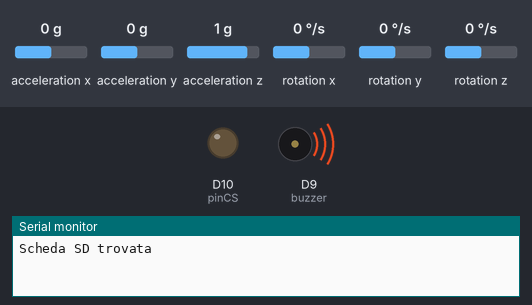
Recording of a sketch running on a simulated Arduino MKR. Shown: output pins drawn as LEDs (lit = HIGH), buzzer (waves = sounding), the last lines printed to the serial monitor. Inputs (shaded band) come from the test bench; at power-on: acceleration z 1 g, acceleration x 0 g, acceleration y 0 g, rotation x 0 °/s, rotation y 0 °/s, rotation z 0 °/s. WiFi joins after 1.5 s; servers stay silent unless stated; the local clock reads 2024-03-15 10:24:30 at power-on unless the sketch sets it; storage starts empty.

Above: at 7.6 s.
At 9.7 s:
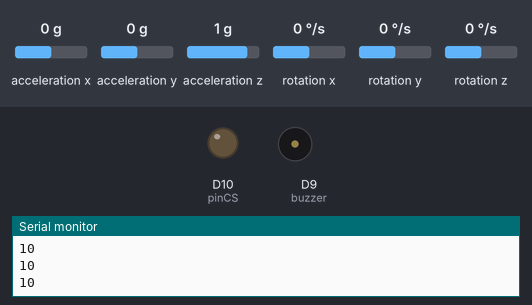
9.8 s: acceleration z set to 0 g
Timing chart, 0 to 12.8 s (numbered marks = the images above; inputs shaded):
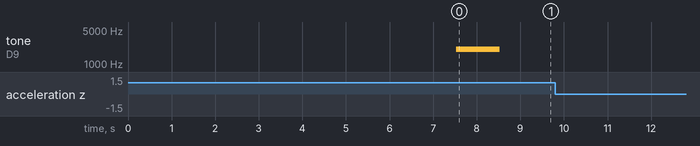

The sketch:

fallLogger.ino
```cpp
/*
Descrizione:
Codice per effettuare un log dei dati inerenti al rilevamento delle cadute
Il log avviene attraverso l'utilizzo di un modulo SD card e di una connessione ad Internet
per inizializzare l'RTC (real time clock) utile al salvataggio del tempo della lettura.
Autore: Caciolo Valerio
Data: 23/12/2021

Si ricorda di configurare il file arduino_secrets.h

MH-SD Module:
-3.3V = 3.3V
-10 = CS
-11 = MOSI
-12 = MISO
-13 = SCK

Si ringraziano gli autori dello studio "Optimization of an Accelerometer and Gyroscope-Based Fall Detection Algorithm"
https://www.hindawi.com/journals/js/2015/452078/
*/

//librerie incluse
#include <Arduino_LSM6DS3.h>

#include <RTCZero.h>

#include <SPI.h>
#include <WiFiNINA.h>
#include "arduino_secrets.h"

#include <SD.h>
#include <SPI.h>

//dichiarazioni e variabili globali per IMU
const int buzzer = 9;
float ax = 0, ay = 0, az = 0, gx = 0, gy = 0, gz = 0;

boolean fall = false; //true se si è rilevata una caduta
boolean trigger1=false; //trigger per la soglia critica inferiore dell'accelerazione totale
boolean trigger2=false; //trigger per la soglia critica superiore dell'accelerazione totale
boolean trigger3=false; //trigger per la soglia critica superiore della velocità angolare
/*
i seguenti contatori servono ad impostare un tempo a partire dal quale ogni trigger attende all'incirca
500ms che si verifichi il trigger successivo
*/
byte trigger1count = 0; //conta i cicli in cui trigger1 = true
byte trigger2count = 0; //conta i cicli in cui trigger2 = true
byte trigger3count = 0; //conta i cicli in cui trigger3 = true

int omega = 0;
float acc = 0;

//Dichiarazioni per il Real Time Clock
RTCZero rtc;

//Dichiarazioni per il lettore di schede SD
File dataFile;
int pinCS = 10;

//Dichiarazioni dei dati sensibili nel secret tab arduino_secrets.h
char ssid[] = SECRET_SSID;
char pass[] = SECRET_PASS;
int status = WL_IDLE_STATUS;

void setup(){
    Serial.begin(9600);
    //while (!Serial);
    pinMode(buzzer, OUTPUT);
    rtc.begin(); // Inizializzo l'RTC (vedere dopo)

    //Inizializzazione e controllo dell'hardware del LSM6DS3
    if (!IMU.begin())
    {
        Serial.println("Failed to initialize IMU!");
        while (1);
    }

    Serial.print("Gyroscope sample rate = ");
    Serial.print(IMU.gyroscopeSampleRate());
    Serial.println(" Hz");
    Serial.println();
    Serial.println("Gyroscope in degrees/second");

    Serial.print("Accelerometer sample rate = ");
    Serial.print(IMU.accelerationSampleRate());
    Serial.println(" Hz");
    Serial.println();
    Serial.println("Acceleration in G's");
    Serial.println("X\tY\tZ");
        // Controllo di integrità del modulo wifi dell'Arduino nano 33 ioT
    if (WiFi.status() == WL_NO_MODULE)
    {
        Serial.println("Problema hardware con il modulo wifi!");
        while (true); //in caso di problemi, loop infinito
    }
    // Controllo di integrità del firmware del modulo wifi dell'Arduino nano 33 ioT
    String versioneWifi = WiFi.firmwareVersion();
    if (versioneWifi < WIFI_FIRMWARE_LATEST_VERSION)
    {
        Serial.println("Firmware del modulo non aggiornato");
    }

    // Connessione ad internet
    while (status != WL_CONNECTED)
     {
        Serial.print("Tentativo di connessione al wifi: ");
        Serial.println(ssid);
        //Connessione riuscita:
        status = WiFi.begin(ssid, pass);
        //5 secondi di attesa per stabilità secondo guida della libreria wifiNina:
        delay(5000);
    }
    Serial.print("Connessione riuscita e stabile, adesso stamperò qualche info sulla connessione: ");
    //aspetto un secondo prima di iniziare il calcolo dell'ora e il setup dell'RTC
    delay(1000);

    unsigned long secFrom1970 = WiFi.getTime();
    Serial.print("secondi passati dal 1 Gennaio 1970: ");
    Serial.println(secFrom1970);
    //Ora imposto l'ora appena calcolata per l'RTC
    rtc.setHours(((secFrom1970  % 86400L) / 3600)+1);
    //Ora imposto i minuti appena calcolati per l'RTC
    rtc.setMinutes((secFrom1970  % 3600) / 60);
    //Ora imposto i secondi appena calcolati per l'RTC
    rtc.setSeconds(secFrom1970 % 60);

    //------------------------------Scheda SD---------------------------------
    pinMode(pinCS, OUTPUT);

    while (!SD.begin(pinCS))
    {
        Serial.println("Scheda SD non trovata. Problema hardware? ci riprovo.");
    }
    Serial.println("Scheda SD trovata");
    //myFile = SD.open("test.txt", FILE_WRITE); //creo il file test.txt

    //------------------------------Scheda SD---------------------------------
    tone(buzzer, 2000);
    delay(1000);
    noTone(buzzer);
}

void loop(){
    if(IMU.accelerationAvailable() && IMU.gyroscopeAvailable())
    {
        leggiLSM6DS3();
    }
    acc = pow(pow(ax,2)+pow(ay,2)+pow(az,2),0.5);
    int accMod = acc * 10; //visto che i valori di equilibrio sono da 0 a 1
    Serial.println(accMod);

    if (trigger3==true)
    {
        omega = pow(pow(gx,2)+pow(gy,2)+pow(gz,2),0.5);
        trigger3count++;
        //Serial.println(trigger3count);
        if (trigger3count>=10)
        {
            omega = pow(pow(gx,2)+pow(gy,2)+pow(gz,2),0.5);
            Serial.println(omega);
            if ((omega>=0) && (omega<=10))
            { //ritorno a situazione di equilibrio quindi impatto
                fall=true; trigger3=false; trigger3count=0;
                Serial.println(omega);
            }
            else
            { //probabilmente era un movimento
                trigger3=false; trigger3count=0;
                Serial.println("TRIGGER 3 DEACTIVATED");
            }
        }
    }
    if (fall==true)
    { //se è stata rilevata una caduta faccio suonare il buzzer
        Serial.println("FALL DETECTED");
        tone(buzzer, 1000);
        dataFile = SD.open("datalog.txt", FILE_WRITE);
        if (dataFile)
        {
            String logRowFall = "\nFALL DETECTED\n";
            dataFile.println(logRowFall);
            dataFile.close();
        }
        else
        {
            Serial.println("errore di lettura del file datalog.txt");
        }
        delay(5000);
        noTone(buzzer);
        fall=false;
        // exit(1);
    }
    if (trigger2count>=6)
    { //nei prossimi 0.5 secondi si cercherà il superamento della soglia critica superiore di omega
        trigger2=false; trigger2count=0;
        Serial.println("TRIGGER 2 DECACTIVATED");
    }
    if (trigger1count>=6)
    { //nei prossimi 0.5 secondi si cercherà il superamento della soglia critica superiore di accMod
        trigger1=false; trigger1count=0;
        Serial.println("TRIGGER 1 DECACTIVATED");
    }
    if (trigger2==true)
    {
        trigger2count++;
        omega = pow(pow(gx,2)+pow(gy,2)+pow(gz,2),0.5); Serial.println(omega);
        if (omega>=40 && omega<=400)
        { //SOGLIA CRITICA SUPERIORE OMEGA
            trigger3=true; trigger2=false; trigger2count=0;
            Serial.println(omega);
            dataFile = SD.open("datalog.txt", FILE_WRITE);
            if (dataFile)
            {
                String logRowFallTrigger3 = "\nTRIGGER 3 ACTIVATED\n";
                dataFile.println(logRowFallTrigger3);
                dataFile.close();
            }
            else
            {
                Serial.println("errore di lettura del file datalog.txt");
            }
            Serial.println("TRIGGER 3 ACTIVATED");
        }
    }
    if (trigger1==true)
    {
        trigger1count++;
        if (accMod>=14)
        { //SOGLIA CRITICA SUPERIORE ACCMOD
            trigger2=true;
            Serial.println("TRIGGER 2 ACTIVATED");
            dataFile = SD.open("datalog.txt", FILE_WRITE);
            if (dataFile)
            {
                String logRowFallTrigger2 = "\nTRIGGER 2 ACTIVATED\n";
                dataFile.println(logRowFallTrigger2);
                dataFile.close();
            }
            else
            {
                Serial.println("errore di lettura del file datalog.txt");
            }
            trigger1=false; trigger1count=0;
        }
    }
    if (accMod<=2 && trigger2==false)
    { //SOGLIA CRITICA INFERIORE ACCMOD
        trigger1=true;
        Serial.println("TRIGGER 1 ACTIVATED");
        dataFile = SD.open("datalog.txt", FILE_WRITE);
        if (dataFile)
        {
            String logRowFallTrigger1 = "\nTRIGGER 1 ACTIVATED\n";
            dataFile.println(logRowFallTrigger1);
            dataFile.close();
        }
        else
        {
            Serial.println("errore di lettura del file datalog.txt");
        }
    }
    int h = rtc.getHours();
    int m = rtc.getMinutes();
    int s = rtc.getSeconds();

    // Costruisco la stringa per il log
    String logRow = "";
    if (h < 10) logRow += "0";
    logRow += h;
    logRow += ":";
    if (m < 10) logRow += "0";
    logRow += m;
    logRow += ":";
    if (s < 10) logRow += "0";
    logRow += s;
    logRow += ", ";
    logRow += accMod;
    logRow += ", ";
    logRow += omega;
    //Serial.println(logRow);

    dataFile = SD.open("datalog.txt", FILE_WRITE);

    if (dataFile)
    {
        dataFile.println(logRow);
        dataFile.close();
    }
    else
    {
        Serial.println("errore di lettura del file datalog.txt");
    }
}

void leggiLSM6DS3(){
 IMU.readGyroscope(gx, gy, gz);
 IMU.readAcceleration(ax, ay, az);
 }
```

arduino_secrets.h
```cpp
#define SECRET_SSID "nome_wifi"
#define SECRET_PASS "pw"
```
